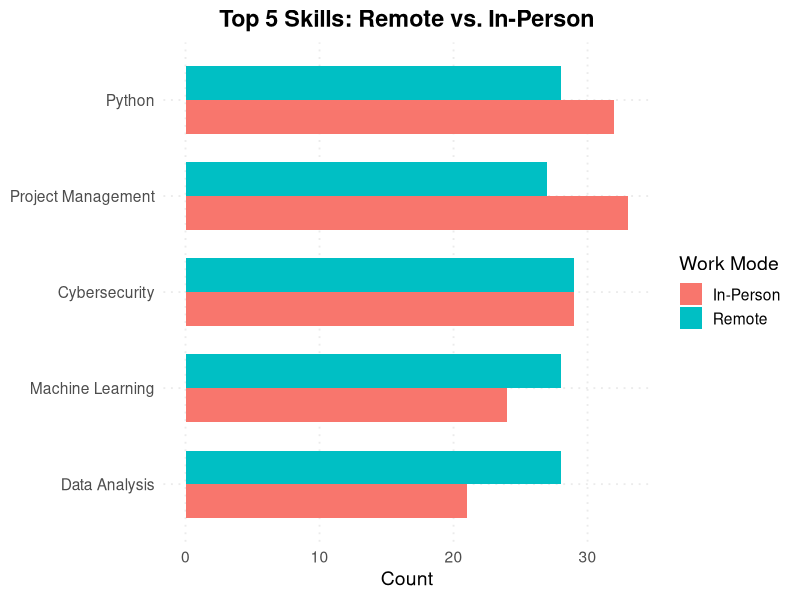
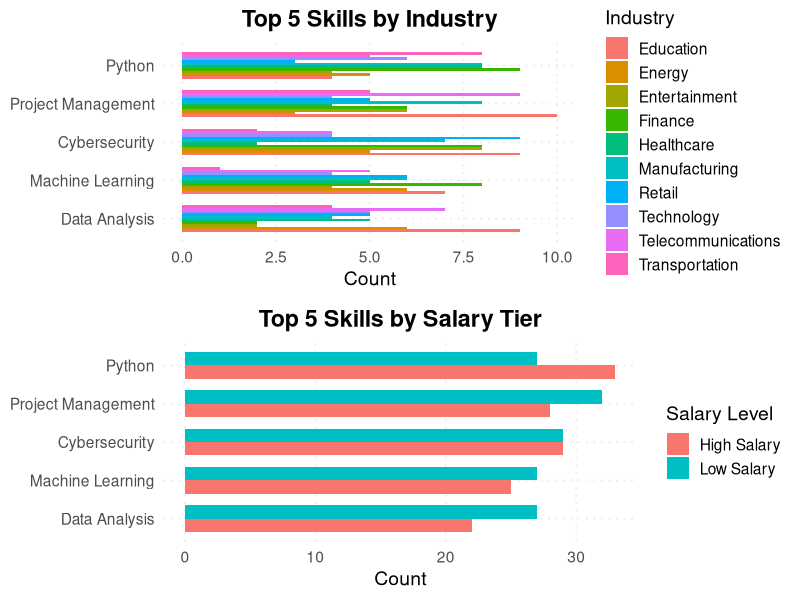

These charts were generated, in order, by the following R code:
## ---- chunk 1
# Load necessary libraries and prepare data for RO3
library(tidyverse)
library(gridExtra)

df <- read_csv("ai_job_market_insights.csv")
ro3_data <- df %>%
  filter(
    !is.na(Required_Skills),
    !is.na(Remote_Friendly),
    !is.na(Industry),
    !is.na(Salary_USD)
  ) %>%
  separate_rows(Required_Skills, sep = ",\\\\s*") %>%
  mutate(
    Remote = if_else(Remote_Friendly == "Yes", "Remote", "In-Person"),
    Salary_Bin = if_else(
      Salary_USD > median(Salary_USD, na.rm = TRUE),
      "High Salary", "Low Salary"
    )
  )

# Determine top 5 skills overall
top5 <- ro3_data %>%
  count(Required_Skills, name = "Overall") %>%
  arrange(desc(Overall)) %>%
  slice_head(n = 5) %>%
  pull(Required_Skills)

ro3_top5 <- ro3_data %>% filter(Required_Skills %in% top5)

# Create summary tables for each factor
remote_counts   <- ro3_top5 %>% count(Required_Skills, Remote,   name = "Count")
industry_counts <- ro3_top5 %>% count(Required_Skills, Industry, name = "Count")
salary_counts   <- ro3_top5 %>% count(Required_Skills, Salary_Bin, name = "Count")
## ---- chunk 2
ggplot(remote_counts, aes(
  x = reorder(Required_Skills, Count),
  y = Count,
  fill = Remote
)) +
  geom_col(position = "dodge", width = 0.7) +
  coord_flip() +
  labs(
    title = "Top 5 Skills: Remote vs. In-Person",
    x = NULL, y = "Count", fill = "Work Mode"
  ) +
  theme_minimal(base_size = 14) +
  theme(
    plot.title       = element_text(hjust = 0.5, face = "bold"),
    panel.grid.major = element_line(linetype = "dotted"),
    panel.grid.minor = element_blank()
  )
## ---- chunk 3
p1 <- ggplot(industry_counts, aes(
  x = reorder(Required_Skills, Count),
  y = Count,
  fill = Industry
)) +
  geom_col(position = "dodge", width = 0.7) +
  coord_flip() +
  labs(
    title = "Top 5 Skills by Industry",
    x = NULL, y = "Count", fill = "Industry"
  ) +
  theme_minimal(base_size = 14) +
  theme(
    plot.title       = element_text(hjust = 0.5, face = "bold"),
    panel.grid.major = element_line(linetype = "dotted"),
    panel.grid.minor = element_blank()
  )

p2 <- ggplot(salary_counts, aes(
  x = reorder(Required_Skills, Count),
  y = Count,
  fill = Salary_Bin
)) +
  geom_col(position = "dodge", width = 0.7) +
  coord_flip() +
  labs(
    title = "Top 5 Skills by Salary Tier",
    x = NULL, y = "Count", fill = "Salary Level"
  ) +
  theme_minimal(base_size = 14) +
  theme(
    plot.title       = element_text(hjust = 0.5, face = "bold"),
    panel.grid.major = element_line(linetype = "dotted"),
    panel.grid.minor = element_blank()
  )

grid.arrange(p1, p2, ncol = 1)
